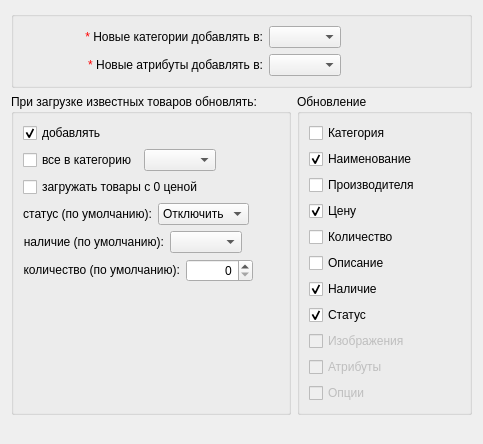
       <widget class="QWidget" name="tab_csv">
        <attribute name="title">
         <string>Прайс-листы</string>
        </attribute>
        <layout class="QGridLayout" name="gridLayout_8">
         <item row="0" column="0">
          <layout class="QVBoxLayout" name="verticalLayout_7">
           <item>
            <widget class="QGroupBox" name="groupBox_11">
             <property name="title">
              <string/>
             </property>
             <layout class="QGridLayout" name="gridLayout_9">
              <item row="0" column="0">
               <layout class="QHBoxLayout" name="horizontalLayout_22">
                <item>
                 <widget class="QLabel" name="label_28">
                  <property name="sizePolicy">
                   <sizepolicy hsizetype="Fixed" vsizetype="Preferred">
                    <horstretch>0</horstretch>
                    <verstretch>0</verstretch>
                   </sizepolicy>
                  </property>
                  <property name="minimumSize">
                   <size>
                    <width>240</width>
                    <height>0</height>
                   </size>
                  </property>
                  <property name="text">
                   <string>&lt;html&gt;&lt;head/&gt;&lt;body&gt;&lt;p&gt;&lt;span style=&quot; color:#ff0000;&quot;&gt;* &lt;/span&gt;Новые категории добавлять в:&lt;/p&gt;&lt;/body&gt;&lt;/html&gt;</string>
                  </property>
                  <property name="alignment">
                   <set>Qt::AlignRight|Qt::AlignTrailing|Qt::AlignVCenter</set>
                  </property>
                 </widget>
                </item>
                <item>
                 <widget class="QComboBox" name="comboBox_sCpl_group">
                  <property name="sizeAdjustPolicy">
                   <enum>QComboBox::AdjustToContents</enum>
                  </property>
                 </widget>
                </item>
                <item>
                 <spacer name="horizontalSpacer_23">
                  <property name="orientation">
                   <enum>Qt::Horizontal</enum>
                  </property>
                  <property name="sizeHint" stdset="0">
                   <size>
                    <width>40</width>
                    <height>20</height>
                   </size>
                  </property>
                 </spacer>
                </item>
               </layout>
              </item>
              <item row="1" column="0">
               <layout class="QHBoxLayout" name="horizontalLayout_23">
                <item>
                 <widget class="QLabel" name="label_22">
                  <property name="sizePolicy">
                   <sizepolicy hsizetype="Fixed" vsizetype="Preferred">
                    <horstretch>0</horstretch>
                    <verstretch>0</verstretch>
                   </sizepolicy>
                  </property>
                  <property name="minimumSize">
                   <size>
                    <width>240</width>
                    <height>0</height>
                   </size>
                  </property>
                  <property name="text">
                   <string>&lt;html&gt;&lt;head/&gt;&lt;body&gt;&lt;p&gt;&lt;span style=&quot; color:#ff0000;&quot;&gt;* &lt;/span&gt;Новые атрибуты добавлять в:&lt;/p&gt;&lt;/body&gt;&lt;/html&gt;</string>
                  </property>
                  <property name="alignment">
                   <set>Qt::AlignRight|Qt::AlignTrailing|Qt::AlignVCenter</set>
                  </property>
                 </widget>
                </item>
                <item>
                 <widget class="QComboBox" name="comboBox_sCpl_att">
                  <property name="sizeAdjustPolicy">
                   <enum>QComboBox::AdjustToContents</enum>
                  </property>
                 </widget>
                </item>
                <item>
                 <spacer name="horizontalSpacer_24">
                  <property name="orientation">
                   <enum>Qt::Horizontal</enum>
                  </property>
                  <property name="sizeHint" stdset="0">
                   <size>
                    <width>40</width>
                    <height>20</height>
                   </size>
                  </property>
                 </spacer>
                </item>
               </layout>
              </item>
             </layout>
            </widget>
           </item>
           <item>
            <layout class="QHBoxLayout" name="horizontalLayout_25">
             <item>
              <widget class="QGroupBox" name="groupBox_CSV_new">
               <property name="title">
                <string>При загрузке известных товаров обновлять:</string>
               </property>
               <layout class="QGridLayout" name="gridLayout_6">
                <item row="0" column="0">
                 <layout class="QVBoxLayout" name="verticalLayout_4">
                  <item>
                   <widget class="QCheckBox" name="checkBox_CSV_new_product">
                    <property name="text">
                     <string>добавлять</string>
                    </property>
                    <property name="checked">
                     <bool>true</bool>
                    </property>
                   </widget>
                  </item>
                  <item>
                   <layout class="QHBoxLayout" name="horizontalLayout_29">
                    <item>
                     <widget class="QCheckBox" name="checkBox_CSV_new_group">
                      <property name="text">
                       <string>все в категорию</string>
                      </property>
                     </widget>
                    </item>
                    <item>
                     <widget class="QComboBox" name="comboBox_CSV_new_group">
                      <property name="sizeAdjustPolicy">
                       <enum>QComboBox::AdjustToContents</enum>
                      </property>
                     </widget>
                    </item>
                    <item>
                     <spacer name="horizontalSpacer_30">
                      <property name="orientation">
                       <enum>Qt::Horizontal</enum>
                      </property>
                      <property name="sizeHint" stdset="0">
                       <size>
                        <width>26</width>
                        <height>20</height>
                       </size>
                      </property>
                     </spacer>
                    </item>
                   </layout>
                  </item>
                  <item>
                   <widget class="QCheckBox" name="checkBox_CSV_new_notPrice">
                    <property name="text">
                     <string>загружать товары с 0 ценой</string>
                    </property>
                   </widget>
                  </item>
                  <item>
                   <layout class="QHBoxLayout" name="horizontalLayout_30">
                    <item>
                     <widget class="QLabel" name="label_26">
                      <property name="sizePolicy">
                       <sizepolicy hsizetype="Preferred" vsizetype="Preferred">
                        <horstretch>0</horstretch>
                        <verstretch>0</verstretch>
                       </sizepolicy>
                      </property>
                      <property name="text">
                       <string>&lt;html&gt;&lt;head/&gt;&lt;body&gt;&lt;p&gt;статус (по умолчанию):&lt;/p&gt;&lt;/body&gt;&lt;/html&gt;</string>
                      </property>
                      <property name="alignment">
                       <set>Qt::AlignRight|Qt::AlignTrailing|Qt::AlignVCenter</set>
                      </property>
                     </widget>
                    </item>
                    <item>
                     <widget class="QComboBox" name="comboBox_CSV_new_status">
                      <property name="sizeAdjustPolicy">
                       <enum>QComboBox::AdjustToContents</enum>
                      </property>
                      <item>
                       <property name="text">
                        <string>Отключить</string>
                       </property>
                      </item>
                      <item>
                       <property name="text">
                        <string>Включить</string>
                       </property>
                      </item>
                     </widget>
                    </item>
                    <item>
                     <spacer name="horizontalSpacer_19">
                      <property name="orientation">
                       <enum>Qt::Horizontal</enum>
                      </property>
                      <property name="sizeHint" stdset="0">
                       <size>
                        <width>26</width>
                        <height>20</height>
                       </size>
                      </property>
                     </spacer>
                    </item>
                   </layout>
                  </item>
                  <item>
                   <layout class="QHBoxLayout" name="horizontalLayout_31">
                    <item>
                     <widget class="QLabel" name="label_27">
                      <property name="sizePolicy">
                       <sizepolicy hsizetype="Preferred" vsizetype="Preferred">
                        <horstretch>0</horstretch>
                        <verstretch>0</verstretch>
                       </sizepolicy>
                      </property>
                      <property name="text">
                       <string>&lt;html&gt;&lt;head/&gt;&lt;body&gt;&lt;p&gt;наличие (по умолчанию):&lt;/p&gt;&lt;/body&gt;&lt;/html&gt;</string>
                      </property>
                      <property name="alignment">
                       <set>Qt::AlignRight|Qt::AlignTrailing|Qt::AlignVCenter</set>
                      </property>
                     </widget>
                    </item>
                    <item>
                     <widget class="QComboBox" name="comboBox_CSV_new_stock">
                      <property name="sizeAdjustPolicy">
                       <enum>QComboBox::AdjustToContents</enum>
                      </property>
                     </widget>
                    </item>
                    <item>
                     <spacer name="horizontalSpacer_20">
                      <property name="orientation">
                       <enum>Qt::Horizontal</enum>
                      </property>
                      <property name="sizeHint" stdset="0">
                       <size>
                        <width>26</width>
                        <height>20</height>
                       </size>
                      </property>
                     </spacer>
                    </item>
                   </layout>
                  </item>
                  <item>
                   <layout class="QHBoxLayout" name="horizontalLayout_32">
                    <item>
                     <widget class="QLabel" name="label_29">
                      <property name="sizePolicy">
                       <sizepolicy hsizetype="Preferred" vsizetype="Preferred">
                        <horstretch>0</horstretch>
                        <verstretch>0</verstretch>
                       </sizepolicy>
                      </property>
                      <property name="text">
                       <string>&lt;html&gt;&lt;head/&gt;&lt;body&gt;&lt;p&gt;количество (по умолчанию):&lt;/p&gt;&lt;/body&gt;&lt;/html&gt;</string>
                      </property>
                      <property name="alignment">
                       <set>Qt::AlignRight|Qt::AlignTrailing|Qt::AlignVCenter</set>
                      </property>
                     </widget>
                    </item>
                    <item>
                     <widget class="QSpinBox" name="spinBox_CSV_new_quan">
                      <property name="alignment">
                       <set>Qt::AlignRight|Qt::AlignTrailing|Qt::AlignVCenter</set>
                      </property>
                      <property name="maximum">
                       <number>999999</number>
                      </property>
                      <property name="singleStep">
                       <number>10</number>
                      </property>
                     </widget>
                    </item>
                    <item>
                     <spacer name="horizontalSpacer_29">
                      <property name="orientation">
                       <enum>Qt::Horizontal</enum>
                      </property>
                      <property name="sizeHint" stdset="0">
                       <size>
                        <width>26</width>
                        <height>20</height>
                       </size>
                      </property>
                     </spacer>
                    </item>
                   </layout>
                  </item>
                 </layout>
                </item>
                <item row="1" column="0">
                 <spacer name="verticalSpacer_6">
                  <property name="orientation">
                   <enum>Qt::Vertical</enum>
                  </property>
                  <property name="sizeHint" stdset="0">
                   <size>
                    <width>20</width>
                    <height>40</height>
                   </size>
                  </property>
                 </spacer>
                </item>
               </layout>
              </widget>
             </item>
             <item>
              <widget class="QGroupBox" name="groupBox_CSV_update">
               <property name="title">
                <string>Обновление</string>
               </property>
               <layout class="QGridLayout" name="gridLayout_14">
                <item row="0" column="0">
                 <layout class="QVBoxLayout" name="verticalLayout_11">
                  <item>
                   <widget class="QCheckBox" name="checkBox_CSV_up_group">
                    <property name="text">
                     <string>Категория</string>
                    </property>
                   </widget>
                  </item>
                  <item>
                   <widget class="QCheckBox" name="checkBox_CSV_up_name">
                    <property name="text">
                     <string>Наименование</string>
                    </property>
                    <property name="checked">
                     <bool>true</bool>
                    </property>
                   </widget>
                  </item>
                  <item>
                   <widget class="QCheckBox" name="checkBox_CSV_up_manuf">
                    <property name="text">
                     <string>Производителя</string>
                    </property>
                   </widget>
                  </item>
                  <item>
                   <widget class="QCheckBox" name="checkBox_CSV_up_price">
                    <property name="text">
                     <string>Цену</string>
                    </property>
                    <property name="checked">
                     <bool>true</bool>
                    </property>
                   </widget>
                  </item>
                  <item>
                   <widget class="QCheckBox" name="checkBox_CSV_up_quan">
                    <property name="text">
                     <string>Количество</string>
                    </property>
                   </widget>
                  </item>
                  <item>
                   <widget class="QCheckBox" name="checkBox_CSV_up_desc">
                    <property name="text">
                     <string>Описание</string>
                    </property>
                   </widget>
                  </item>
                  <item>
                   <widget class="QCheckBox" name="checkBox_CSV_up_stock">
                    <property name="text">
                     <string>Наличие</string>
                    </property>
                    <property name="checked">
                     <bool>true</bool>
                    </property>
                   </widget>
                  </item>
                  <item>
                   <widget class="QCheckBox" name="checkBox_CSV_up_status">
                    <property name="text">
                     <string>Статус</string>
                    </property>
                    <property name="checked">
                     <bool>true</bool>
                    </property>
                   </widget>
                  </item>
                  <item>
                   <widget class="QCheckBox" name="checkBox_CSV_up_image">
                    <property name="enabled">
                     <bool>false</bool>
                    </property>
                    <property name="text">
                     <string>Изображения</string>
                    </property>
                    <property name="checked">
                     <bool>false</bool>
                    </property>
                   </widget>
                  </item>
                  <item>
                   <widget class="QCheckBox" name="checkBox_CSV_up_attribute">
                    <property name="enabled">
                     <bool>false</bool>
                    </property>
                    <property name="text">
                     <string>Атрибуты</string>
                    </property>
                    <property name="checked">
                     <bool>false</bool>
                    </property>
                   </widget>
                  </item>
                  <item>
                   <widget class="QCheckBox" name="checkBox_CSV_up_option">
                    <property name="enabled">
                     <bool>false</bool>
                    </property>
                    <property name="text">
                     <string>Опции</string>
                    </property>
                    <property name="checked">
                     <bool>false</bool>
                    </property>
                   </widget>
                  </item>
                 </layout>
                </item>
                <item row="0" column="1">
                 <spacer name="horizontalSpacer_17">
                  <property name="orientation">
                   <enum>Qt::Horizontal</enum>
                  </property>
                  <property name="sizeHint" stdset="0">
                   <size>
                    <width>40</width>
                    <height>20</height>
                   </size>
                  </property>
                 </spacer>
                </item>
               </layout>
              </widget>
             </item>
            </layout>
           </item>
           <item>
            <spacer name="verticalSpacer_4">
             <property name="orientation">
              <enum>Qt::Vertical</enum>
             </property>
             <property name="sizeHint" stdset="0">
              <size>
               <width>20</width>
               <height>18</height>
              </size>
             </property>
            </spacer>
           </item>
          </layout>
         </item>
        </layout>
       </widget>
